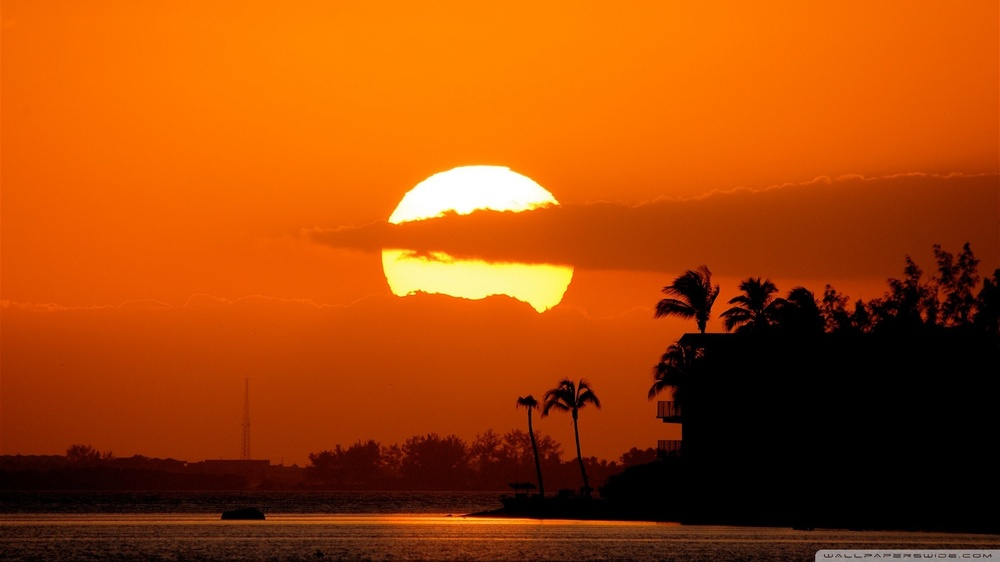
#> input picture pull_sun_from_image/initial_images/sun16.jpg, 1000 x 562 px, shrunk from 1920 x 1080 before the run, found by its file name
$ python test.py   (older library calls are emulated)
#> lines starting #> are read from the running program, lines starting #| are printed output that depends on the picture
#> further down, im is the input picture: shape (562, 1000, 3); mean B, G, R 6.8, 70.6, 165
import cv2
import matplotlib
import numpy as np
import scipy.misc
from scipy import ndimage
import matplotlib.pyplot as plt


def where_is_sun(im, threshold_value):
	# Rotate to correct positions if required
#> called with threshold_value = 250
	lx, ly, _ = im.shape
#> lx = 562; ly = 1000
	if lx>ly:
		print ('Rotating')
		im = ndimage.rotate(im, -90)

	# Finding the centroid of sun position polygon
	red = im[:,:,2]
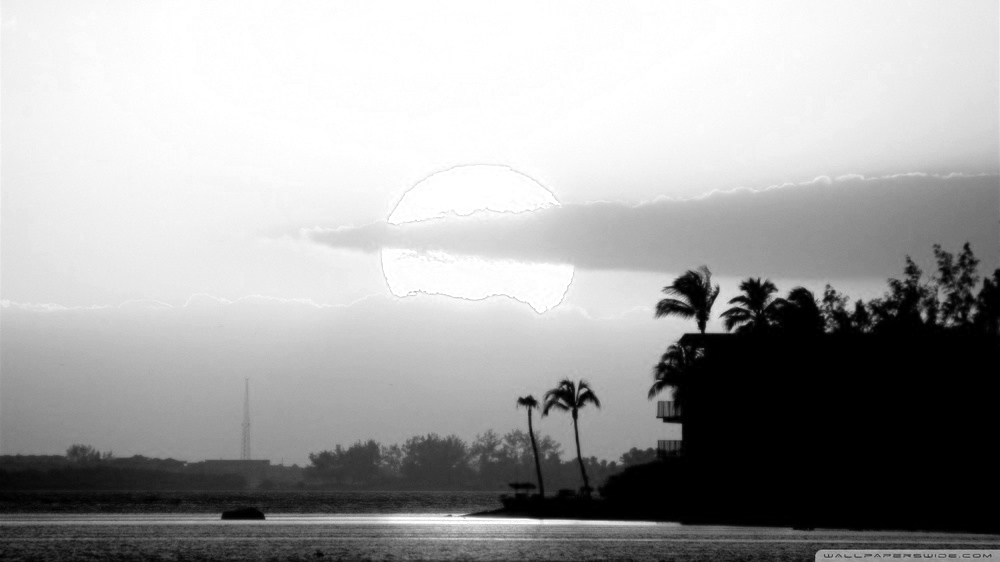
#> red: shape (562, 1000); min 0, max 255, mean 165
	green = im[:,:,1]
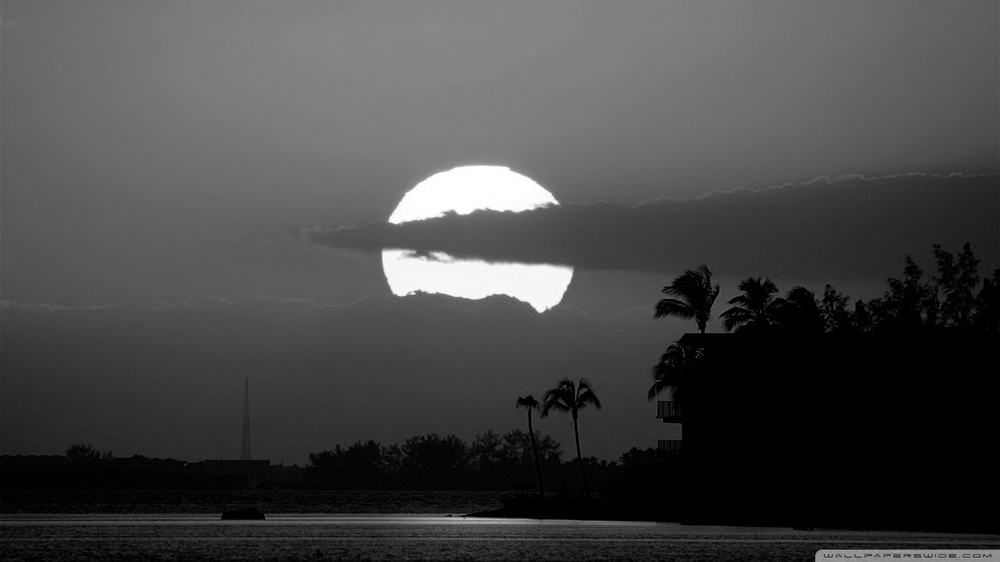
#> green: shape (562, 1000); min 0, max 255, mean 70.6
	blue = im[:,:,0]
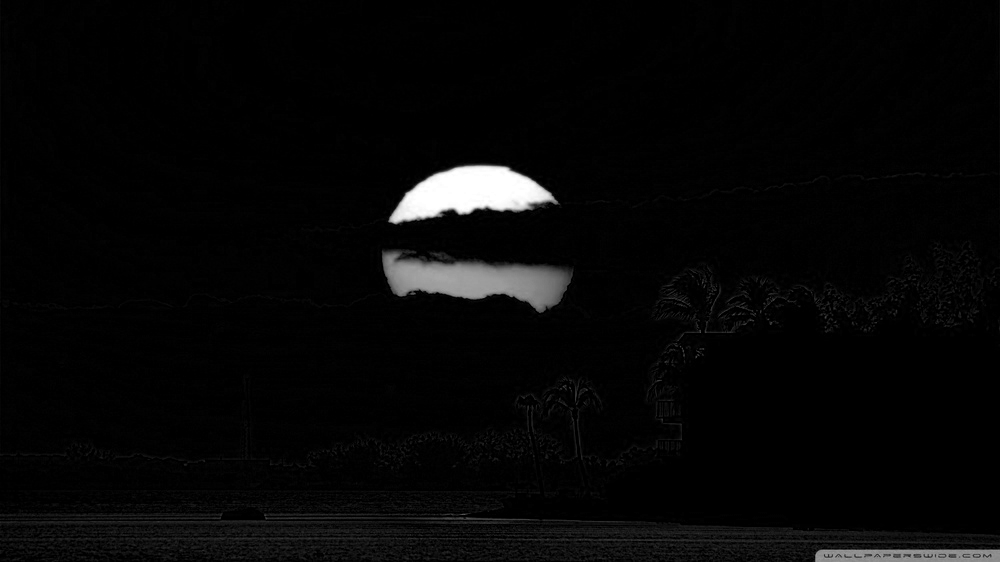
#> blue: shape (562, 1000); min 0, max 255, mean 6.8
	all_coord = np.where( red > threshold_value )
#> all_coord = 113524 positions, rows 0 to 523, columns 0 to 820
	all_coord = np.asarray(all_coord)
	length = np.shape(all_coord)[1]
#> length = 113524
	sum_x = np.sum(all_coord[0,:])
#> sum_x = 10959479
	sum_y = np.sum(all_coord[1,:])
#> sum_y = 48304437

	if (sum_x == 0 or sum_y == 0):
		centroid_x = np.nan
		centroid_y = np.nan
		print ('Sun is not visible in this image')
	else:
		centroid_x = int(sum_x/length)
#> centroid_x = 96
		centroid_y = int(sum_y/length)
#> centroid_y = 425
		print ('Sun\'s location in the image is [', str(centroid_x), ',', str(centroid_y), ']')
#| Sun's location in the image is [ 96 , 425 ]


	return (centroid_x, centroid_y)

# Mention your sky/cloud image path here. Please make sure that your input image is inside "image" folder.
image_location = '/home/undadmin/Documents/GitHub/sun_based_localization/pull_sun_from_image/initial_images/sun16.jpg'

im = cv2.imread(image_location)
threshold_value = 250

# This is the main component that performs the computation for sun position in the image.
(centroid_x,centroid_y) = where_is_sun(im, threshold_value)
#> centroid_x = 96; centroid_y = 425


plt.figure(1)
plt.imshow(im[:,:, [2,1,0]])
plt.scatter(x=[centroid_y], y=[centroid_x], c='r', s=40)
plt.show()
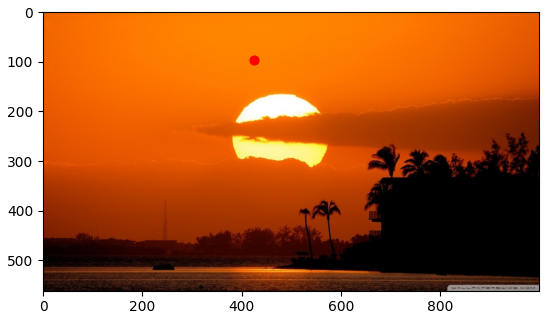
#> figure drawn by matplotlib, 1 panel

print ('Note the reference axis definition')
print ('X value = ', str(centroid_y))
#| X value =  425
print ('Y value = ', str(centroid_x))
#| Y value =  96

$ run again, with pull_sun_from_image/initial_images/sun1.jpg copied over pull_sun_from_image/initial_images/sun16.jpg
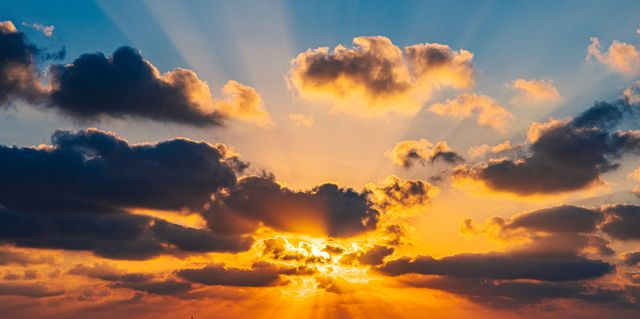
#> input picture pull_sun_from_image/initial_images/sun1.jpg, 640 x 319 px, found by its file name
#> im is the input picture: shape (319, 640, 3); mean B, G, R 90.6, 113.2, 137.1
#> in where_is_sun, `blue = im[:,:,0]`:
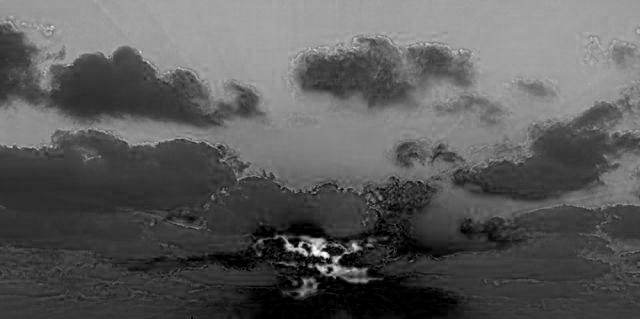
#> blue: shape (319, 640); min 0, max 255, mean 90.6
#> all_coord = 17666 positions, rows 38 to 318, columns 41 to 639
#> sum_x = 3672118
#> sum_y = 6463384
#> in where_is_sun, `centroid_x = int(sum_x/length)`: centroid_x = 207
#> in where_is_sun, `centroid_y = int(sum_y/length)`: centroid_y = 365
#| Sun's location in the image is [ 207 , 365 ]
#> `(centroid_x,centroid_y) = where_is_sun(im, threshold_value)`: centroid_x = 207; centroid_y = 365
#> `plt.show()`:
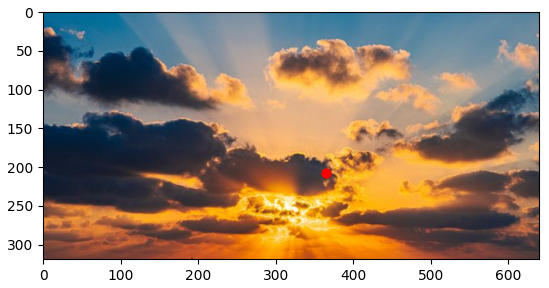
#> figure drawn by matplotlib, 1 panel
#| X value =  365
#| Y value =  207

$ run again, with pull_sun_from_image/initial_images/sun12.jpg copied over pull_sun_from_image/initial_images/sun16.jpg
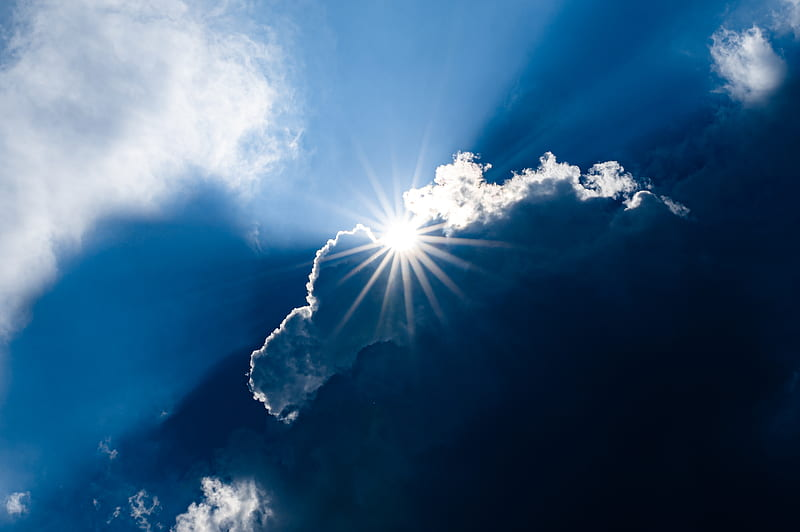
#> input picture pull_sun_from_image/initial_images/sun12.jpg, 800 x 532 px, found by its file name
#> im is the input picture: shape (532, 800, 3); mean B, G, R 125.5, 92.7, 55.2
#> in where_is_sun, `blue = im[:,:,0]`:
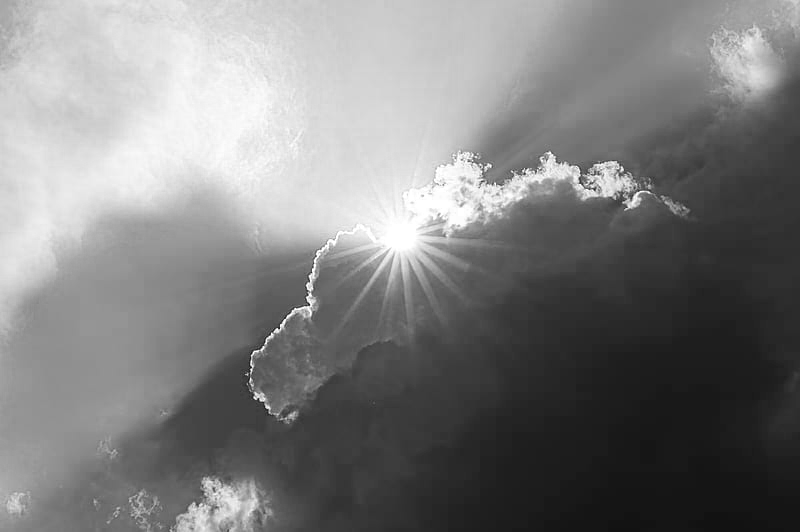
#> blue: shape (532, 800); min 18, max 255, mean 125.5
#> all_coord = 3284 positions, rows 153 to 407, columns 253 to 643
#> sum_x = 697237
#> sum_y = 1399481
#> in where_is_sun, `centroid_x = int(sum_x/length)`: centroid_x = 212
#> in where_is_sun, `centroid_y = int(sum_y/length)`: centroid_y = 426
#| Sun's location in the image is [ 212 , 426 ]
#> `(centroid_x,centroid_y) = where_is_sun(im, threshold_value)`: centroid_x = 212; centroid_y = 426
#> `plt.show()`:
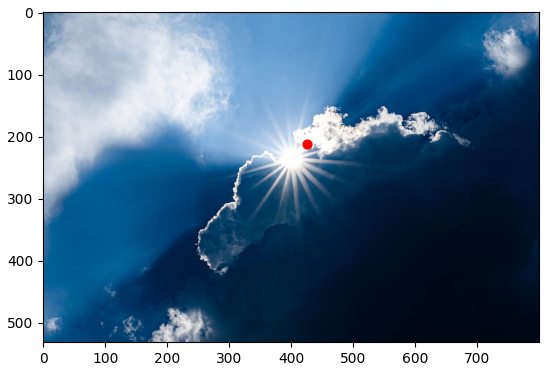
#> figure drawn by matplotlib, 1 panel
#| X value =  426
#| Y value =  212

$ run again, with pull_sun_from_image/initial_images/sun13.jpg copied over pull_sun_from_image/initial_images/sun16.jpg
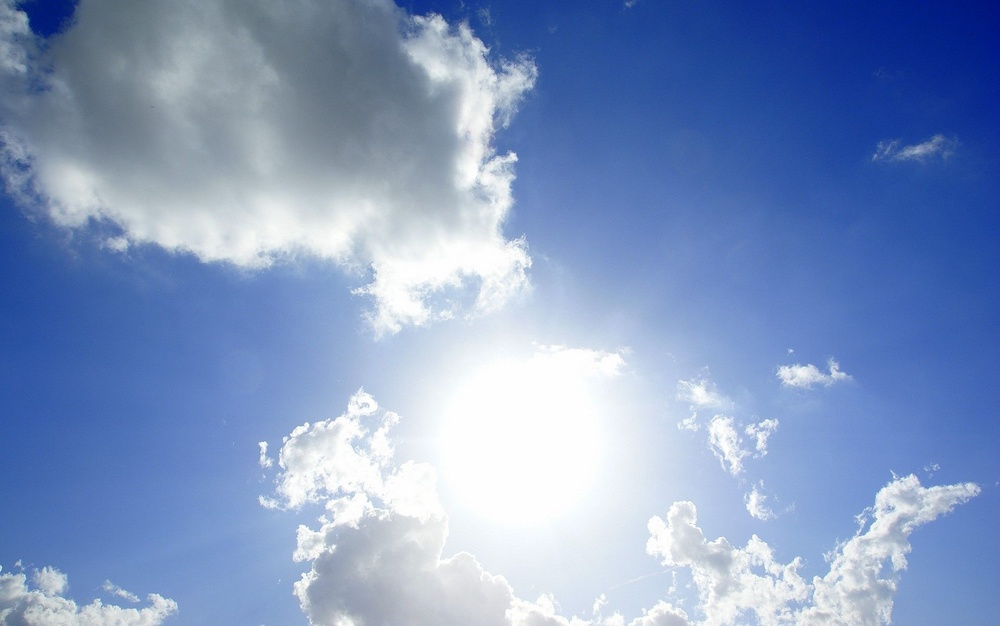
#> input picture pull_sun_from_image/initial_images/sun13.jpg, 1000 x 626 px, shrunk from 1920 x 1201 before the run, found by its file name
#> im is the input picture: shape (626, 1000, 3); mean B, G, R 193.6, 152.3, 129.6
#> in where_is_sun, `blue = im[:,:,0]`:
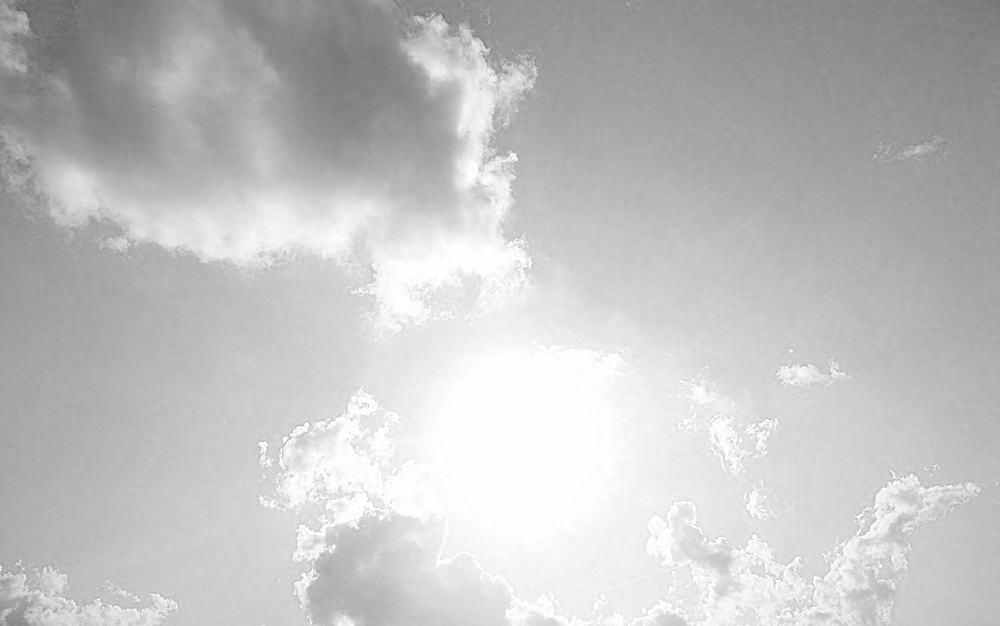
#> blue: shape (626, 1000); min 98, max 255, mean 193.6
#> all_coord = 32017 positions, rows 162 to 625, columns 287 to 768
#> sum_x = 13873288
#> sum_y = 15994703
#> in where_is_sun, `centroid_x = int(sum_x/length)`: centroid_x = 433
#> in where_is_sun, `centroid_y = int(sum_y/length)`: centroid_y = 499
#| Sun's location in the image is [ 433 , 499 ]
#> `(centroid_x,centroid_y) = where_is_sun(im, threshold_value)`: centroid_x = 433; centroid_y = 499
#> `plt.show()`:
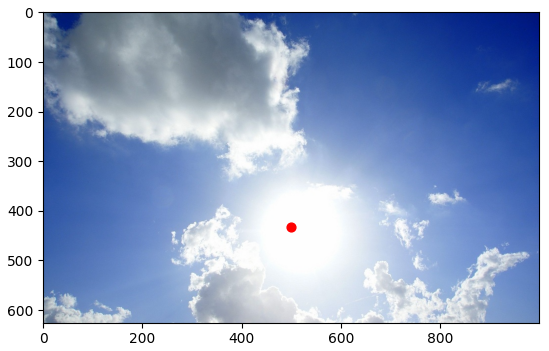
#> figure drawn by matplotlib, 1 panel
#| X value =  499
#| Y value =  433
